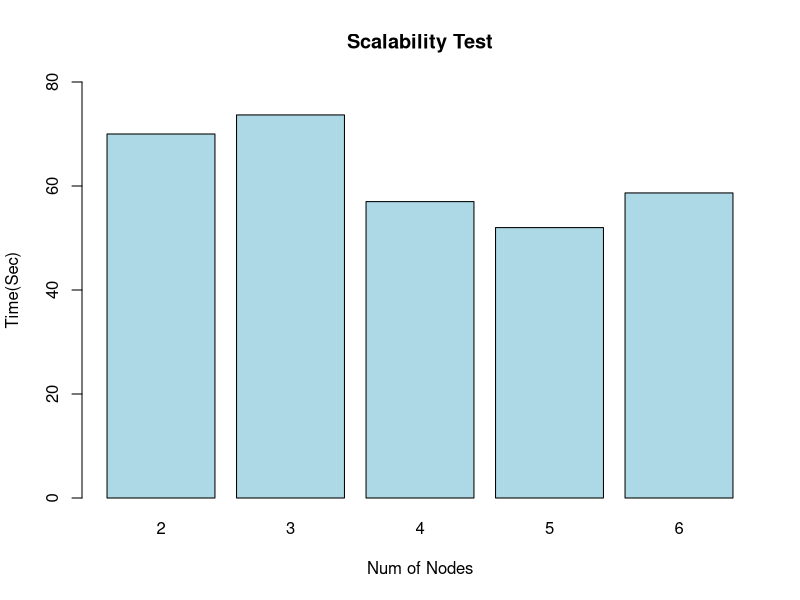
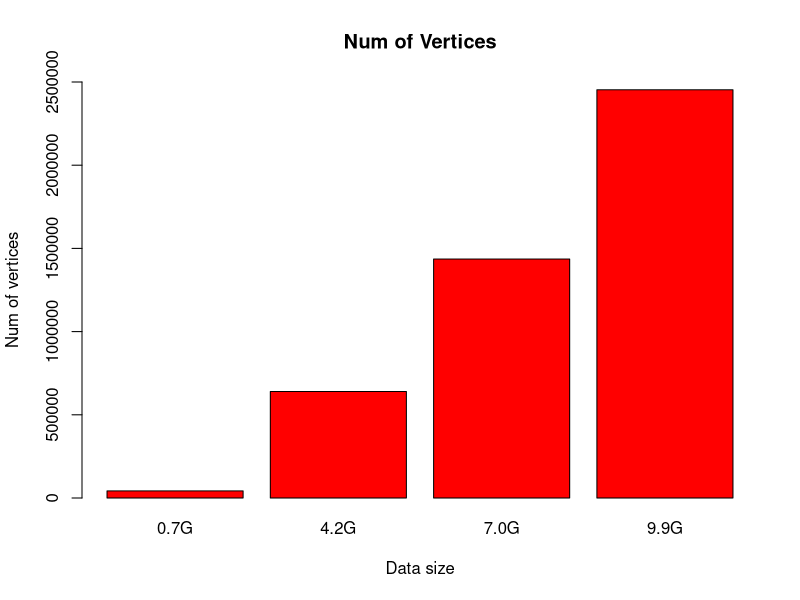
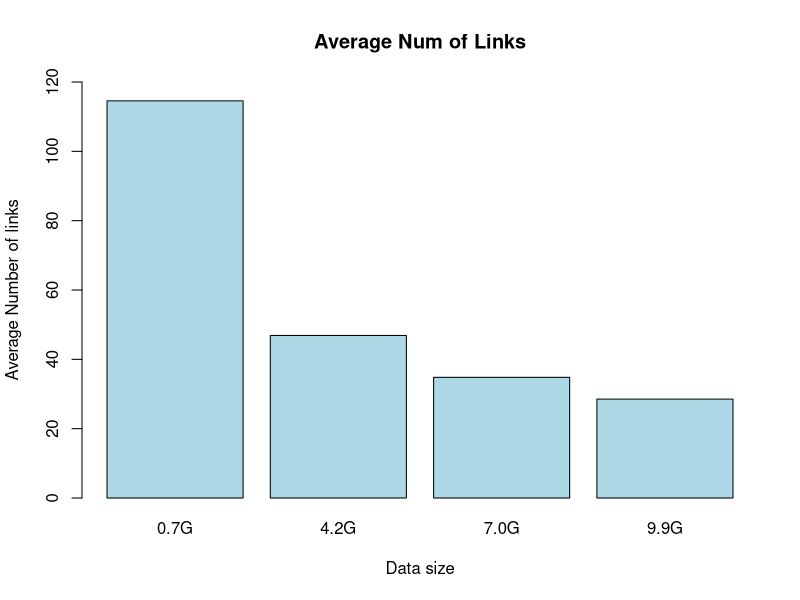
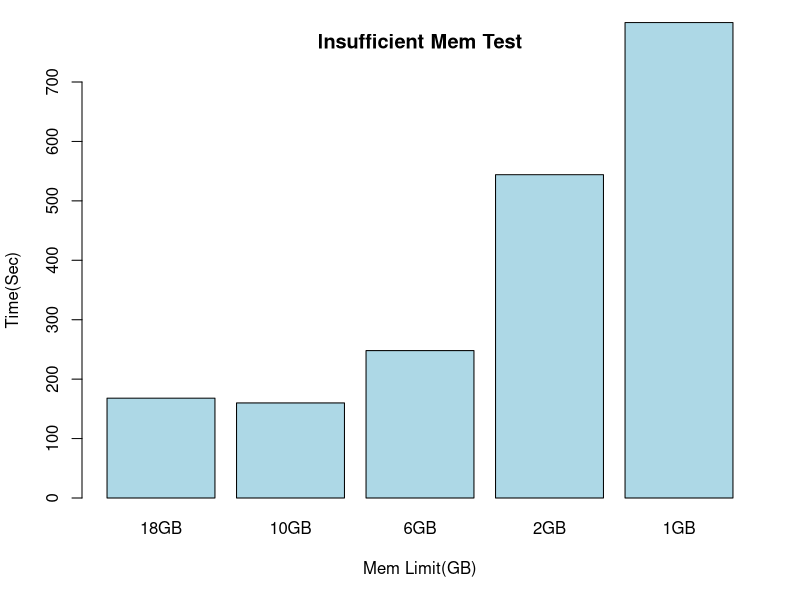
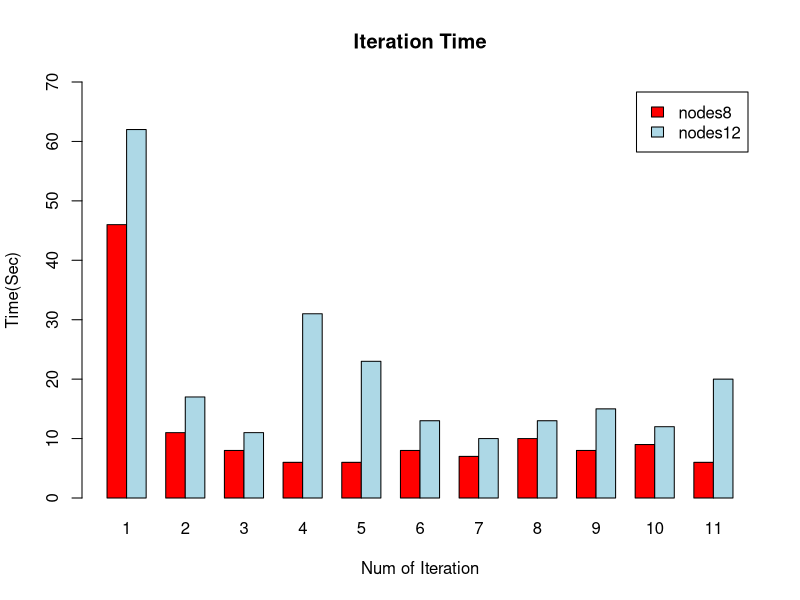
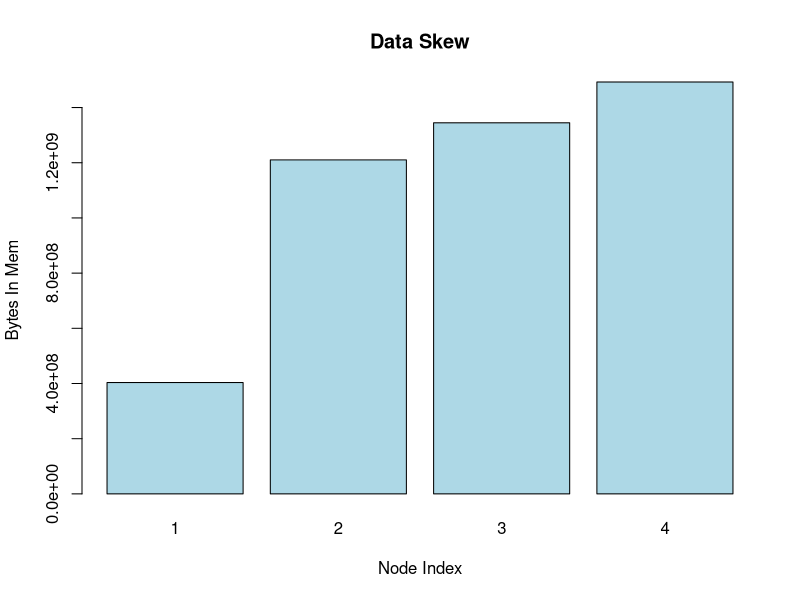

Here is the R script that generated these plots, in order:
#3. insufficient mem
png("~/insufficient_memory.png",width=6,height=4,units="in",res=400)
memtest=data.frame(memlimit=c('18GB','10GB','6GB','2GB','1GB'),time=c(168L,160L,248L,544L,800L))
barplot(memtest$time,names.arg=memtest$memlimit,ylim=c(0,700),main="Insufficient Mem Test",xlab="Mem Limit(GB)",ylab="Time(Sec)",col="lightblue")
dev.off()

#1. scalability
numofnodes=c(2,3,4,5,6)
time=c(70,73.67,57,52,58.67)
barplot(time,names.arg=numofnodes,ylim=c(0,80),main="Scalability Test",xlab="Num of Nodes",ylab="Time(Sec)",col=c("lightblue"))
#2. in memory iterations
png("~/in-mem.png",width=6,height=4,units="in",res=400)
iter=c(1,2,3,4,5,6,7,8,9,10,11)
nodes12=c(62,17,11,31,23,13,10,13,15,12,20)
nodes8=c(46,11,8,6,6,8,7,10,8,9,6)
iter_time=rbind(nodes8,nodes12)
barplot(as.table(iter_time),names.arg=iter,col=c("red","lightblue"),beside=TRUE,main="Iteration Time",xlab="Num of Iteration",ylab="Time(Sec)", legend = rownames(iter_time),ylim=c(0,70))
dev.off()

#5. data skew
png("~/skew.png",width=6,height=4,units="in",res=400)
nodeindex=c(1,2,3,4)
datainmem=c(403439616,1210318843,1344798720,1492579123)
barplot(datainmem,names.arg=nodeindex,main="Data Skew",ylab="Bytes In Mem",xlab="Node Index",col=c("lightblue"))
nodeindex=c(1,2,3,4,5,6,7,8)
datainmem=c(437059584,551220019,504299520,403439616,706019328,638779392,706019328,504299520)
dev.off()

#*. dataset vertices, links
datasize=c('0.7G','4.2G','7.0G','9.9G')
numofver=c(42642,639973,1436185,2453307)
numofavglink=c(114.57,46.88,34.81,28.53)
barplot(numofver,names.arg=datasize,col=c("red"),main="Num of Vertices",ylim=c(0,2500000),xlab="Data size",ylab="Num of vertices")
barplot(numofavglink,names.arg=datasize,col=c("lightblue"),main="Average Num of Links",ylim=c(0,120),xlab="Data size",ylab="Average Number of links")